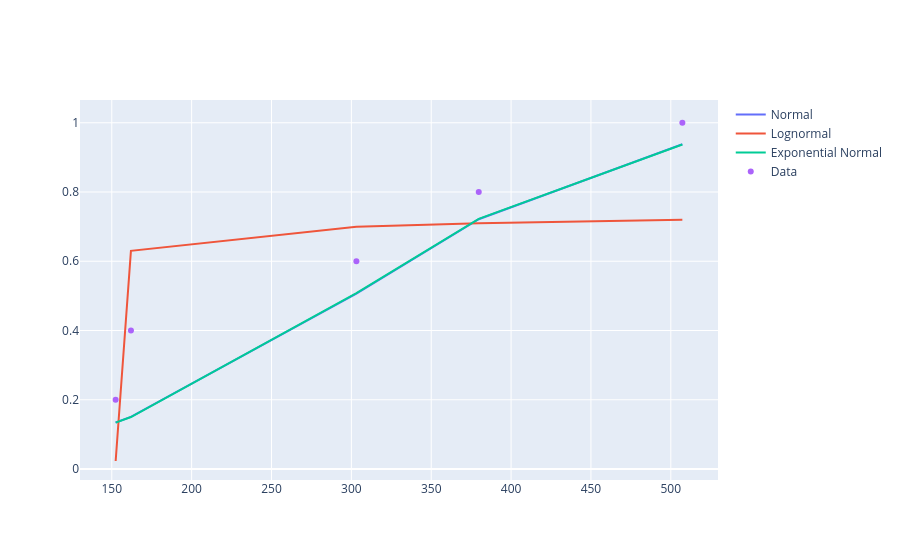

Here is the notebook cell this chart was saved with:
### Code cell
from scipy import stats

# Fit a normal distribution to the data
params_norm = stats.norm.fit(cc)
cdf_values_norm = stats.norm.cdf(sorted_cc, *params_norm)

# Fit a log-normal distribution to the data
params_lognorm = stats.lognorm.fit(cc)
cdf_values_lognorm = stats.lognorm.cdf(sorted_cc, *params_lognorm)

# # Fit an exponential distribution to the data
# params_expon = stats.expon.fit(cc)
# cdf_values_expon = stats.expon.cdf(sorted_cc, *params_expon)

# Fit an Exponential Normal distribution to the data
params_exponnorm = stats.exponnorm.fit(cc)
cdf_values_exponnorm = stats.exponnorm.cdf(sorted_cc, *params_exponnorm)
print(params_exponnorm)


fig = go.Figure()
fig.add_trace(go.Scatter(x=sorted_cc, y=cdf_values_norm, mode="lines", name="Normal"))
fig.add_trace(go.Scatter(x=sorted_cc, y=cdf_values_lognorm, mode="lines", name="Lognormal"))
# fig.add_trace(go.Scatter(x=sorted_cc, y=cdf_values_expon, mode="lines", name="Exponential"))
fig.add_trace(go.Scatter(x=sorted_cc, y=cdf_values_exponnorm, mode="lines", name="Exponential Normal"))
fig.add_trace(go.Scatter(x=sorted_cc, y=cdf, mode="markers", name="Data"))
fig.show()

### Figure 1 — Plotly figure (JSON) as saved in the notebook; plotly's stock layout.template omitted (floating-point values rounded to 4 significant figures)
{"data": [{"mode": "lines", "name": "Normal", "type": "scatter", "x": [152.4, 162.0, 303.2, 379.8, 507.2], "y": [0.1344, 0.1504, 0.5067, 0.7215, 0.9378]}, {"mode": "lines", "name": "Lognormal", "type": "scatter", "x": [152.4, 162.0, 303.2, 379.8, 507.2], "y": [0.02317, 0.6302, 0.6999, 0.7097, 0.7202]}, {"mode": "lines", "name": "Exponential Normal", "type": "scatter", "x": [152.4, 162.0, 303.2, 379.8, 507.2], "y": [0.134, 0.1502, 0.5081, 0.7225, 0.9373]}, {"mode": "markers", "name": "Data", "type": "scatter", "x": [152.4, 162.0, 303.2, 379.8, 507.2], "y": [0.2, 0.4, 0.6, 0.8, 1.0]}], "layout": {}}
